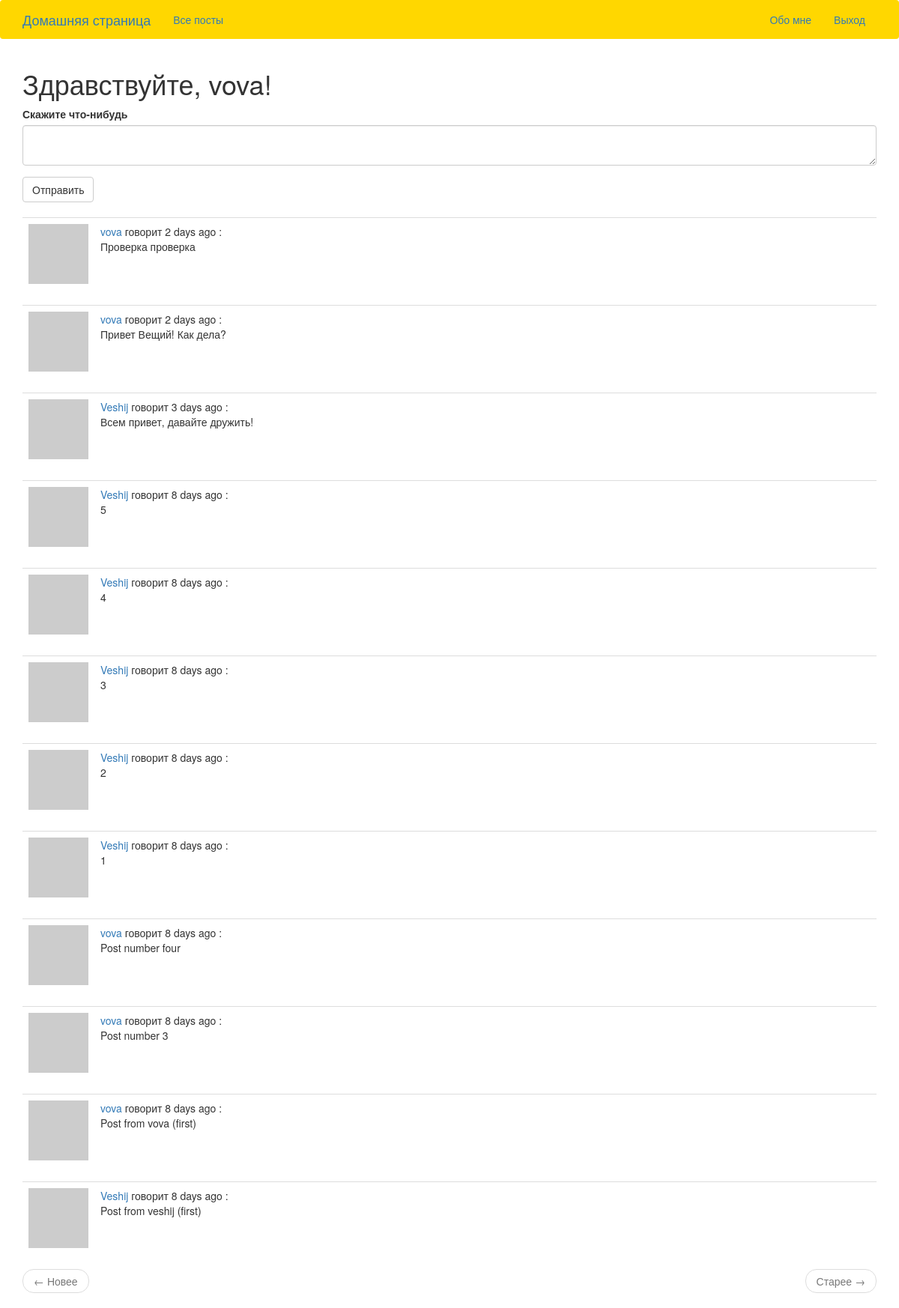
Page /main/index (signed in) on the committed database.
### app/models.py (models this page shows, shortened)
class User(UserMixin, db.Model):
    id = db.Column(db.Integer, primary_key=True)
    username = db.Column(db.String(64), index=True, unique=True)
    email = db.Column(db.String(120), index=True, unique=True)
    password_hash = db.Column(db.String(128))
    posts = db.relationship('Post', backref='author', lazy='dynamic')
    about_me = db.Column(db.String(140))
    last_seen = db.Column(db.DateTime, default=datetime.utcnow)
    followed = db.relationship(
            'User', secondary=followers,
            primaryjoin=(followers.c.follower_id == id),
            secondaryjoin=(followers.c.followed_id == id),
            backref=db.backref('followers', lazy='dynamic'), lazy='dynamic')
    def avatar(self, size):
        digest = md5(self.email.lower().encode('utf-8')).hexdigest()
        return 'https://www.gravatar.com/avatar/{}?d=identicon&s={}'.format(digest, size)
    def followed_posts(self):
        followed = Post.query.join(
                followers, (followers.c.followed_id == Post.user_id)).filter(
                        followers.c.follower_id == self.id)
        own = Post.query.filter_by(user_id=self.id)
        return followed.union(own).order_by(Post.timestamp.desc())

class Post(db.Model):
    id = db.Column(db.Integer, primary_key=True)
    body = db.Column(db.String(140))
    timestamp = db.Column(db.DateTime, index=True, default=datetime.utcnow)
    user_id = db.Column(db.Integer, db.ForeignKey('user.id'))

### app/main/routes.py (the view)
@bp.route('/', methods=['GET', 'POST'])
@bp.route('/index', methods=['GET', 'POST'])
@login_required
def index():
    form = PostForm()
    if form.validate_on_submit():
        post = Post(body=form.post.data, author=current_user)
        db.session.add(post)
        db.session.commit()
        flash('Ваш пост был опубликован!')
        return redirect(url_for('main.index'))
    page = request.args.get('page', 1, type=int)
    posts = current_user.followed_posts().paginate(
            page, current_app.config['POSTS_PER_PAGE'], False)
    next_url = url_for('main.index', page=posts.next_num) \
            if posts.has_next else None
    prev_url = url_for('main.index', page=posts.prev_num) \
            if posts.has_prev else None
    return render_template('index.html', title='Home', posts=posts.items, form=form, next_url=next_url, prev_url=prev_url)

### app/main/forms.py
class PostForm(FlaskForm):
    post = TextAreaField('Скажите что-нибудь', validators=[
        DataRequired(), Length(min=1, max=140)])
    submit = SubmitField('Отправить')

### app/main/routes.py (called while the page is built)
@bp.before_request
def before_request():
    if current_user.is_authenticated:
        current_user.last_seen = datetime.utcnow()
        db.session.commit()

### app/models.py (called while the page is built)
@login.user_loader
def load_user(id):
    return User.query.get(int(id))

### app/templates/index.html
{% extends "base.html" %}
{% import 'bootstrap/wtf.html' as wtf %}
{% block app_content %}
    <h1>Здравствуйте, {{ current_user.username }}!</h1>
    {% if form %}
    {{ wtf.quick_form(form) }}
    <br>
    {% endif %}
    {% for post in posts %}
        {% include '_post.html' %}
    {% endfor %}
    <nav aria-label="...">
        <ul class="pager">
            <li class="previous{% if not prev_url %} disabled{% endif %}">
                <a href="{{ prev_url or '#' }}">
                    <span aria-hidden="true">&larr;</span> Новее
                </a>
            </li>
            <li class="next{% if not next_url %} disabled{% endif %}">
                <a href="{{ next_url or '#' }}">
                    Старее	 <span aria-hidden="true">&rarr;</span>
                </a>
            </li>
        </ul>
    </nav>
{% endblock %}

### app/templates/_post.html
   <table class="table table-hover">
        <tr>
            <td width="70px">
                <a href="{{ url_for('main.user', username=post.author.username) }}">
                    <img src="{{ post.author.avatar(70) }}" />
                </a>
            </td>
            <td>
                <a href="{{ url_for('main.user', username=post.author.username) }}">
                    {{ post.author.username }}
                </a>
                говорит {{ moment(post.timestamp).fromNow() }} :
                <br>
                {{ post.body }}
            </td>
        </tr>
    </table>

### rows in the picture
User: username "vova"
Post: author.username "vova", timestamp "2 days ago", body "Проверка проверка"
Post: author.username "vova", timestamp "2 days ago", body "Привет Вещий! Как дела?"
Post: author.username "Veshij", timestamp "3 days ago", body "Всем привет, давайте дружить!"
Post: author.username "Veshij", timestamp "8 days ago", body "5"
Post: author.username "Veshij", timestamp "8 days ago", body "4"
Post: author.username "Veshij", timestamp "8 days ago", body "3"
Post: author.username "Veshij", timestamp "8 days ago", body "2"
Post: author.username "Veshij", timestamp "8 days ago", body "1"
Post: author.username "vova", timestamp "8 days ago", body "Post number four"
Post: author.username "vova", timestamp "8 days ago", body "Post number 3"
Post: author.username "vova", timestamp "8 days ago", body "Post from vova (first)"
Post: author.username "Veshij", timestamp "8 days ago", body "Post from veshij (first)"
